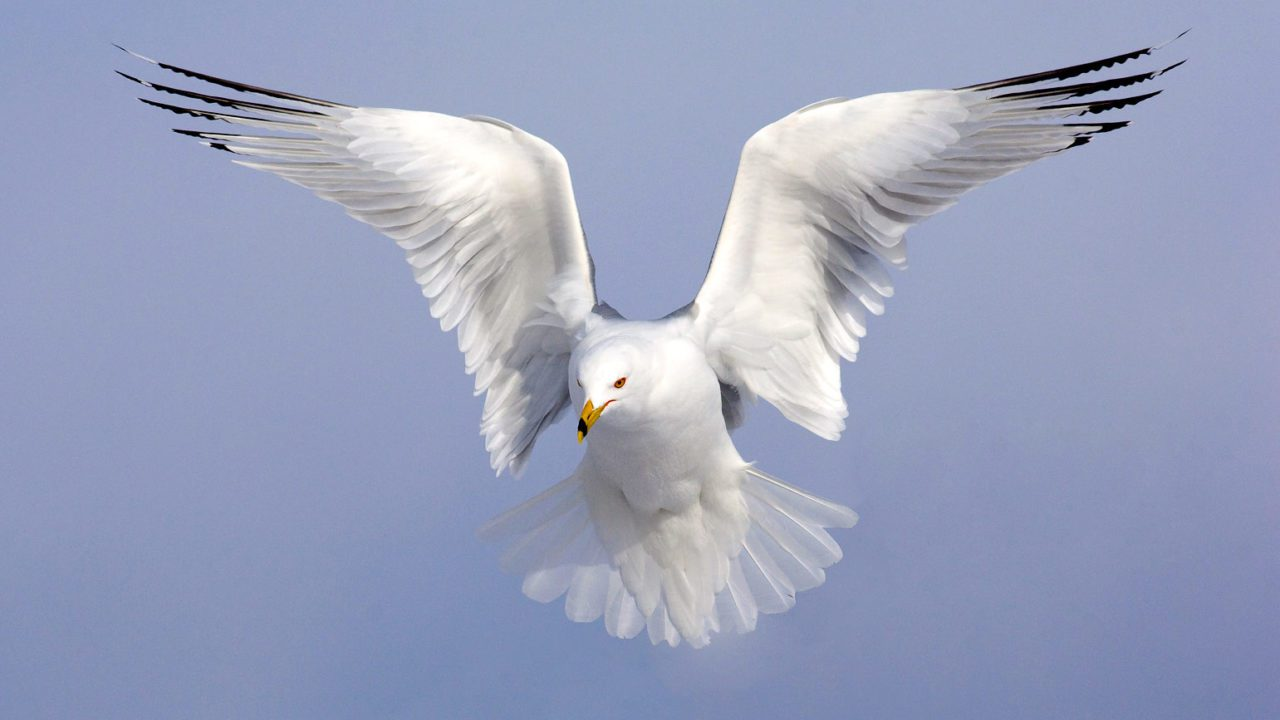
#> input picture assets/images/udaan.jpg, 1280 x 720 px
$ python drawing.py
#> lines starting #> are read from the running program, lines starting #| are printed output that depends on the picture; after the words box and inside, x2 and y2 are one past the last pixel; in counts of white or black regions, pixels touching at a corner belong together
from pathlib import Path

import cv2


PROJECT_ROOT = Path(__file__).resolve().parents[1]
img = cv2.imread(str(PROJECT_ROOT / 'assets' / 'images' / 'udaan.jpg'))
#> img is the input picture: shape (720, 1280, 3); mean B, G, R 188.8, 161.1, 153.1

print(img.shape)
#| (720, 1280, 3)

# line
# cv2.line(img, (100, 900), (300, 450), (255, 255, 255), 3)

# # rectangle
# cv2.rectangle(img, (500, 50), (450, 600), (0, 0, 0), -1)
# # circle
# cv2.circle(img, (800, 200), 75, (255, 0, 0), 10)

# # text
cv2.putText(img, 'Hey you!', (600, 450), cv2.FONT_HERSHEY_SIMPLEX, 2, (255, 255, 0), 10)
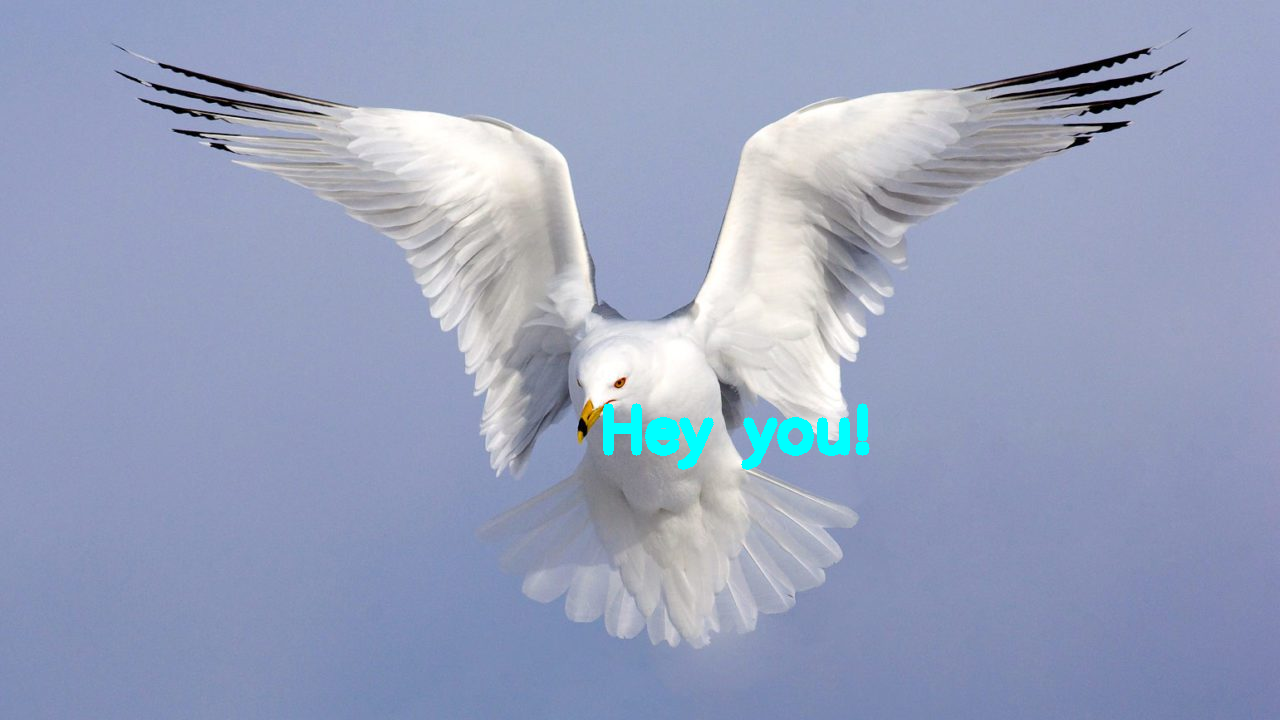
#> img: shape (720, 1280, 3); 0.71% of pixels changed, all inside (x1, y1, x2, y2) = (603, 403, 870, 470)

cv2.imshow('img', img)
cv2.waitKey(0)

$ run again, with assets/images/marssurface.jpg copied over assets/images/udaan.jpg
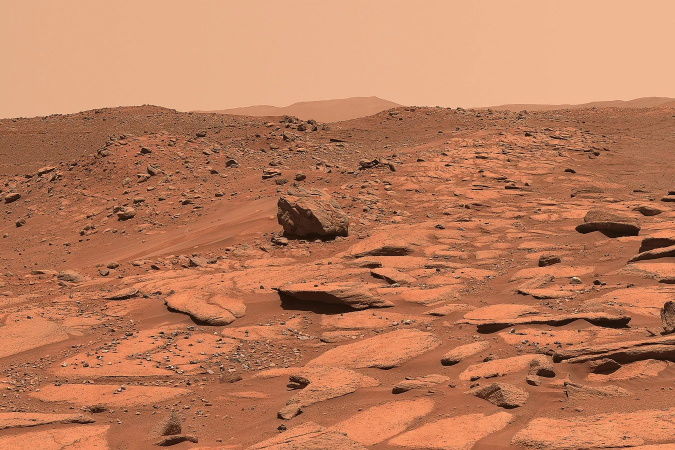
#> input picture assets/images/marssurface.jpg, 1350 x 900 px (shown at 1/2 size)
#> img is the input picture: shape (900, 1350, 3); mean B, G, R 91.5, 124.9, 188
#| (900, 1350, 3)
#> `cv2.putText(img, 'Hey you!', (600, 450), cv2.FONT_HERSHEY_SIMPLEX, 2, ..`:
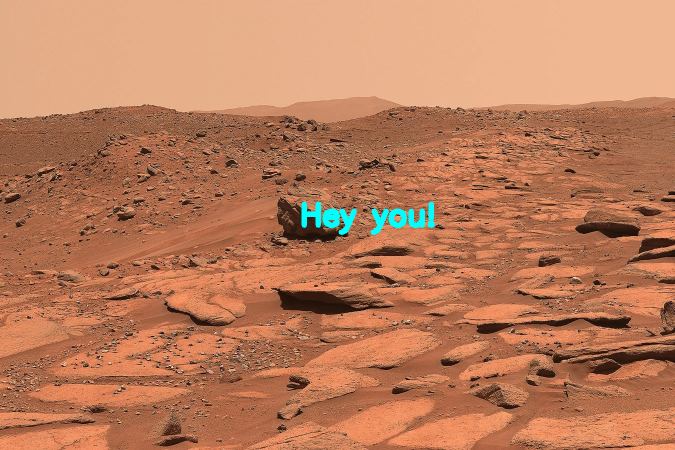
#> img: shape (900, 1350, 3) (shown at 1/2 size); 0.54% of pixels changed, all inside (x1, y1, x2, y2) = (603, 403, 870, 470)
